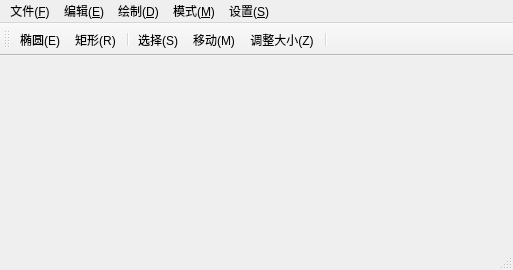
<?xml version="1.0" encoding="UTF-8"?>
<ui version="4.0">
 <class>MainWindow</class>
 <widget class="QMainWindow" name="MainWindow">
  <property name="geometry">
   <rect>
    <x>0</x>
    <y>0</y>
    <width>513</width>
    <height>270</height>
   </rect>
  </property>
  <property name="windowTitle">
   <string>Qt图形编辑器</string>
  </property>
  <widget class="QWidget" name="centralWidget"/>
  <widget class="QMenuBar" name="menuBar">
   <property name="geometry">
    <rect>
     <x>0</x>
     <y>0</y>
     <width>513</width>
     <height>18</height>
    </rect>
   </property>
   <widget class="QMenu" name="menuFile">
    <property name="title">
     <string>文件(&amp;F)</string>
    </property>
    <addaction name="actionNew"/>
    <addaction name="actionOpen"/>
    <addaction name="actionSave"/>
    <addaction name="actionSave_As"/>
    <addaction name="separator"/>
    <addaction name="actionExit"/>
   </widget>
   <widget class="QMenu" name="menuEdit">
    <property name="title">
     <string>编辑(&amp;E)</string>
    </property>
    <addaction name="actionUndo"/>
    <addaction name="actionRedo"/>
    <addaction name="separator"/>
    <addaction name="actionCut"/>
    <addaction name="actionCopy"/>
    <addaction name="actionPaste"/>
    <addaction name="actionDelete"/>
    <addaction name="separator"/>
    <addaction name="actionBring_Forward"/>
    <addaction name="actionSend_Backward"/>
    <addaction name="actionBring_to_Front"/>
    <addaction name="actionSend_to_Back"/>
    <addaction name="separator"/>
    <addaction name="actionSelect_All"/>
    <addaction name="actionClear_Selection"/>
   </widget>
   <widget class="QMenu" name="menuDraw">
    <property name="title">
     <string>绘制(&amp;D)</string>
    </property>
    <addaction name="actionEllipse"/>
    <addaction name="actionRectangle"/>
   </widget>
   <widget class="QMenu" name="menuMode">
    <property name="title">
     <string>模式(&amp;M)</string>
    </property>
    <addaction name="actionSelect"/>
    <addaction name="actionMove"/>
    <addaction name="actionResize"/>
   </widget>
   <widget class="QMenu" name="menuSettings">
    <property name="title">
     <string>设置(&amp;S)</string>
    </property>
    <addaction name="actionConfigure"/>
   </widget>
   <addaction name="menuFile"/>
   <addaction name="menuEdit"/>
   <addaction name="menuDraw"/>
   <addaction name="menuMode"/>
   <addaction name="menuSettings"/>
  </widget>
  <widget class="QToolBar" name="mainToolBar">
   <property name="windowTitle">
    <string>mainToolBar</string>
   </property>
   <attribute name="toolBarArea">
    <enum>TopToolBarArea</enum>
   </attribute>
   <attribute name="toolBarBreak">
    <bool>false</bool>
   </attribute>
   <addaction name="actionEllipse"/>
   <addaction name="actionRectangle"/>
   <addaction name="separator"/>
   <addaction name="actionSelect"/>
   <addaction name="actionMove"/>
   <addaction name="actionResize"/>
   <addaction name="separator"/>
  </widget>
  <widget class="QStatusBar" name="statusBar"/>
  <action name="actionNew">
   <property name="text">
    <string>新建(&amp;N)</string>
   </property>
   <property name="shortcut">
    <string>Ctrl+N</string>
   </property>
  </action>
  <action name="actionOpen">
   <property name="text">
    <string>打开(&amp;O)</string>
   </property>
   <property name="shortcut">
    <string>Ctrl+O</string>
   </property>
  </action>
  <action name="actionSave">
   <property name="text">
    <string>保存(&amp;S)</string>
   </property>
   <property name="shortcut">
    <string>Ctrl+S</string>
   </property>
  </action>
  <action name="actionSave_As">
   <property name="text">
    <string>另存为(&amp;A)</string>
   </property>
  </action>
  <action name="actionExit">
   <property name="text">
    <string>退出(&amp;X)</string>
   </property>
  </action>
  <action name="actionUndo">
   <property name="text">
    <string>撤销(&amp;U)</string>
   </property>
   <property name="shortcut">
    <string>Ctrl+Z</string>
   </property>
  </action>
  <action name="actionRedo">
   <property name="text">
    <string>重做(&amp;R)</string>
   </property>
   <property name="shortcut">
    <string>Ctrl+Y</string>
   </property>
  </action>
  <action name="actionCut">
   <property name="text">
    <string>剪切(&amp;T)</string>
   </property>
   <property name="shortcut">
    <string>Ctrl+X</string>
   </property>
  </action>
  <action name="actionCopy">
   <property name="text">
    <string>复制(&amp;C)</string>
   </property>
   <property name="shortcut">
    <string>Ctrl+C</string>
   </property>
  </action>
  <action name="actionPaste">
   <property name="text">
    <string>粘贴(&amp;P)</string>
   </property>
   <property name="shortcut">
    <string>Ctrl+V</string>
   </property>
  </action>
  <action name="actionDelete">
   <property name="text">
    <string>删除(&amp;D)</string>
   </property>
   <property name="shortcut">
    <string>Del</string>
   </property>
  </action>
  <action name="actionBring_Forward">
   <property name="text">
    <string>上移一层(&amp;F)</string>
   </property>
   <property name="shortcut">
    <string>Ctrl+Up</string>
   </property>
  </action>
  <action name="actionSend_Backward">
   <property name="text">
    <string>下移一层(&amp;B)</string>
   </property>
   <property name="shortcut">
    <string>Ctrl+Down</string>
   </property>
  </action>
  <action name="actionBring_to_Front">
   <property name="text">
    <string>置于顶层(&amp;T)</string>
   </property>
   <property name="shortcut">
    <string>Ctrl+Shift+Up</string>
   </property>
  </action>
  <action name="actionSelect_All">
   <property name="text">
    <string>全选(&amp;A)</string>
   </property>
   <property name="shortcut">
    <string>Ctrl+A</string>
   </property>
  </action>
  <action name="actionClear_Selection">
   <property name="text">
    <string>清除选择(&amp;C)</string>
   </property>
  </action>
  <action name="actionEllipse">
   <property name="icon">
    <iconset>
     <normaloff>.</normaloff>.</iconset>
   </property>
   <property name="text">
    <string>椭圆(&amp;E)</string>
   </property>
  </action>
  <action name="actionRectangle">
   <property name="icon">
    <iconset>
     <normaloff>.</normaloff>.</iconset>
   </property>
   <property name="text">
    <string>矩形(&amp;R)</string>
   </property>
  </action>
  <action name="actionSelect">
   <property name="icon">
    <iconset>
     <normaloff>.</normaloff>.</iconset>
   </property>
   <property name="text">
    <string>选择(&amp;S)</string>
   </property>
  </action>
  <action name="actionMove">
   <property name="icon">
    <iconset>
     <normaloff>.</normaloff>.</iconset>
   </property>
   <property name="text">
    <string>移动(&amp;M)</string>
   </property>
  </action>
  <action name="actionResize">
   <property name="icon">
    <iconset>
     <normaloff>.</normaloff>.</iconset>
   </property>
   <property name="text">
    <string>调整大小(&amp;Z)</string>
   </property>
  </action>
  <action name="actionSend_to_Back">
   <property name="text">
    <string>置于底层(&amp;K)</string>
   </property>
   <property name="shortcut">
    <string>Ctrl+Shift+Down</string>
   </property>
  </action>
  <action name="actionConfigure">
   <property name="text">
    <string>配置(&amp;C)</string>
   </property>
   <property name="shortcut">
    <string>Ctrl+K</string>
   </property>
  </action>
 </widget>
 <layoutdefault spacing="6" margin="11"/>
 <resources/>
 <connections/>
 <slots>
  <slot>on_colorToolButton_clicked()</slot>
  <slot>on_lineWidthComboBox_currentIndexChanged(int)</slot>
  <slot>on_filledToolButton_toggled(bool)</slot>
  <slot>on_fillColorToolButton_clicked()</slot>
 </slots>
</ui>
